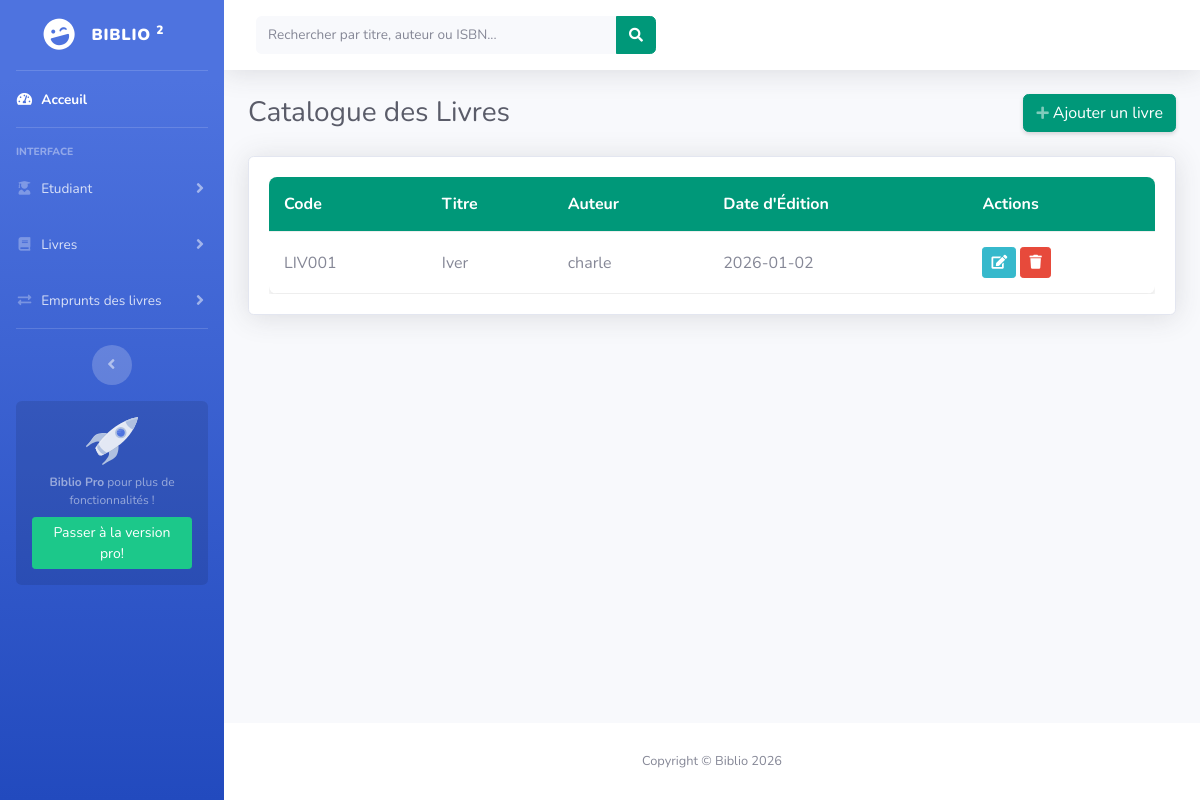
Screenshot of /liste_livres.php with the database file from the repository.
### tables this page shows
CREATE TABLE `livre` (
  `code_livre` int(11) NOT NULL AUTO_INCREMENT,
  `titre` varchar(255) NOT NULL,
  `auteur` varchar(255) NOT NULL,
  `date_edition` date NOT NULL,
  PRIMARY KEY (`code_livre`)
);

### liste_livres.php (the view, shortened to what this page needs)
<?php
$host = 'localhost';
$dbname = 'biblio';
$user = 'root';
$pass = '';
$livres = [];
try {
    $pdo = new PDO("mysql:host=$host;dbname=$dbname;charset=utf8", $user, $pass);
    $pdo->setAttribute(PDO::ATTR_ERRMODE, PDO::ERRMODE_EXCEPTION);
    $query = "SELECT * FROM livre ORDER BY code_livre DESC";
    $stmt = $pdo->query($query);
    $livres = $stmt->fetchAll(PDO::FETCH_ASSOC);
} catch (PDOException $e) {
    echo '<div class="alert alert-danger m-3">Erreur de base de données : ' . $e->getMessage() . '</div>';
}?>
<!DOCTYPE html>
<html lang="fr">
<head>
    <link href="vendor/fontawesome-free/css/all.min.css" rel="stylesheet" type="text/css">
    <link href="css/biblio-2.css" rel="stylesheet">
</head>
<body id="page-top">
    <div id="wrapper">
        <?php require 'view/includes/sidebar.php' ?>
        <div id="content-wrapper" class="d-flex flex-column">
            <div id="content">
                <nav class="navbar navbar-expand navbar-light bg-white topbar mb-4 static-top shadow">
                    <form class="d-none d-sm-inline-block form-inline mr-auto ml-md-3 my-2 my-md-0 mw-100 navbar-search">
                        <div class="input-group">
                            <input type="text" id="searchInput" class="form-control bg-light border-0 small" placeholder="Rechercher par titre, auteur ou ISBN...">
                            <div class="input-group-append">
                                <button class="btn btn-primary" type="button">
                                    <i class="fas fa-search fa-sm"></i>
                                </button>
                            </div>
                        </div>
                    </form>
                </nav>
                <div class="container-fluid">
                    <div class="d-sm-flex align-items-center justify-content-between mb-4">
                        <h1 class="h3 mb-0 text-gray-800">Catalogue des Livres</h1>
                        <a href="ajouter_livre.php" class="btn btn-primary shadow-sm">
                            <i class="fas fa-plus fa-sm text-white-50"></i> Ajouter un livre
                        </a>
                    </div>
                    <div class="card shadow mb-4">
                        <div class="card-body">
                            <div class="table-responsive">
                                <table id="datatablesSimple">
                                    <thead>
                                       <tr>
                                            <th>Code</th>
                                            <th>Titre</th>
                                            <th>Auteur</th>
                                            <th>Date d'Édition</th>
                                            <th>Actions</th>
                                        </tr>
                                    </thead>
                                    <tbody>
                                      <?php if (!empty($livres)): ?>
                                            <?php foreach ($livres as $liv): ?>
                                                <tr>
                                                    <td>LIV00<?= htmlspecialchars($liv['code_livre']) ?></td>
                                                    <td><?= htmlspecialchars($liv['titre']) ?></td>
                                                    <td><?= htmlspecialchars($liv['auteur']) ?></td>
                                                    <td><?= htmlspecialchars($liv['date_edition']) ?></td>
                                                    <td>
                                        <a href="modifier.php?id=<?= $liv['code_livre'] ?>">
        <button class="btn btn-sm btn-info">
            <i class="fas fa-edit"></i>
        </button>
    </a>
    <a href="supprimer.php?id=<?= $liv['code_livre'] ?>" onclick="return confirm('Supprimer ce livre ?');">
        <button class="btn btn-sm btn-danger">
            <i class="fas fa-trash"></i>
        </button>
    </a>
</td>
                               <?php endforeach; ?>
                                        <?php else: ?>
                                            <tr>
                                                <td colspan="6" class="text-center">Aucune donnée trouvée.</td>
                                            </tr>
                                        <?php endif; ?>
                                    </tbody>
                                </table>
                            </div>
                        </div>
                    </div>
                </div>
            </div>
            <footer class="sticky-footer bg-white">
                <div class="container my-auto">
                    <div class="copyright text-center my-auto">
                        <span>Copyright &copy; Biblio 2026</span>
                    </div>
                </div>
            </footer>
        </div>
    </div>
</body>
</html>

### liste_livres.php (style rules this page uses)
.bg-primary, .btn-primary { background-color: #009879 !important; border-color: #009879 !important; }
#datatablesSimple { width: 100%; border-collapse: collapse; background: white; border-radius: 8px; overflow: hidden; box-shadow: 0 4px 6px rgba(0, 0, 0, 0.1); }
#datatablesSimple thead { background-color: #009879; color: white; }
#datatablesSimple th, #datatablesSimple td { padding: 15px; text-align: left; border-bottom: 1px solid #eee; }

### rows the page displays
livre: code_livre "1", titre "Iver", auteur "charle", date_edition "2026-01-02"
